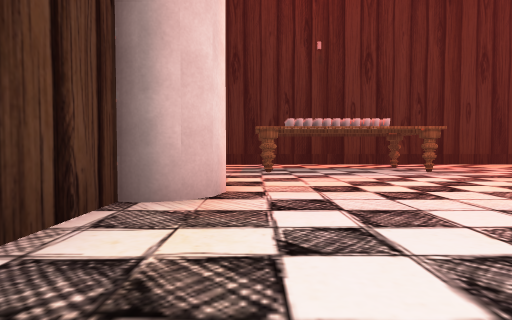
[1] (above)

24 first-person views from a walk through a 3-D level made in the Unity game engine. The camera is 0.51 m above the floor, tilts 2° down and sees 80° across. The floor is counted in squares, 1 m on a side. Each view is taken from the middle of a square. On the plan, view 1 faces up. The plan holds only what a view shows up to about 9 squares ahead; the rest is blank. The place goes on beyond the plan. The player is left out. Some surface patterns are stand-ins.

[2]
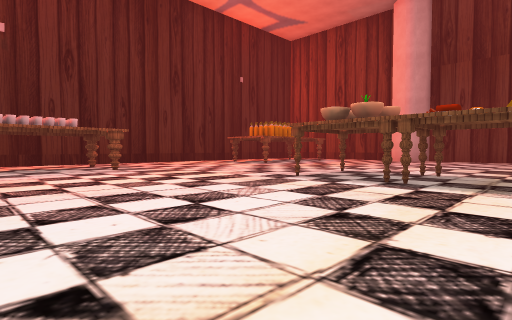

[3]
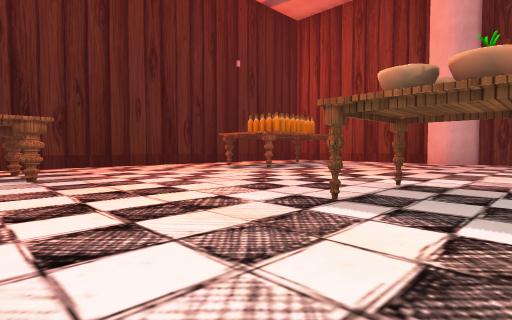

[4]
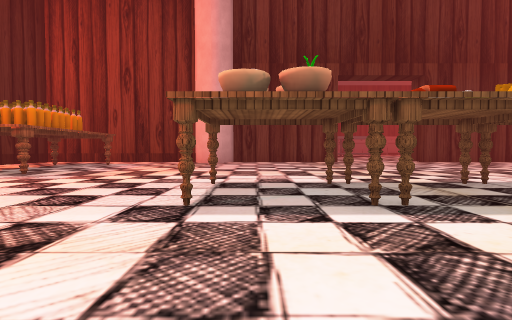

[5]
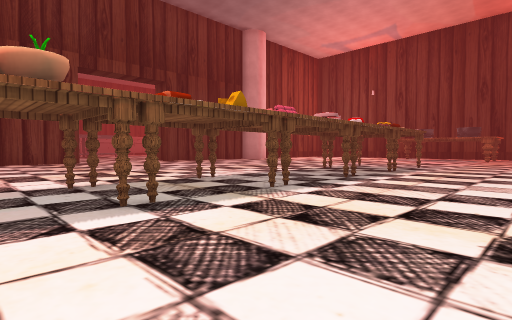

[6]
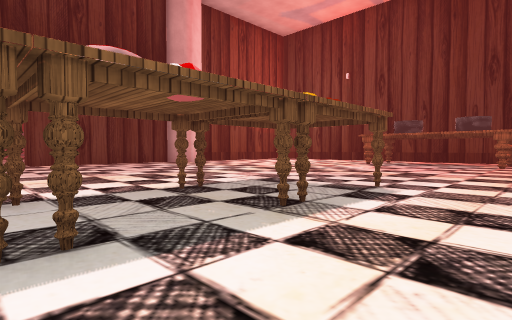

[7]
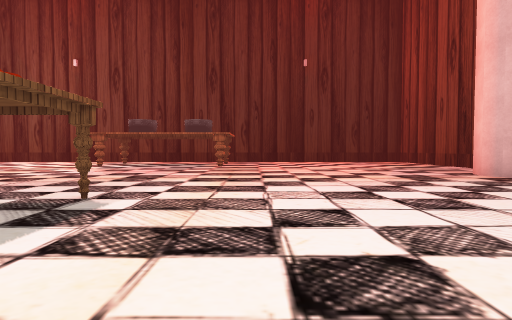

[8]
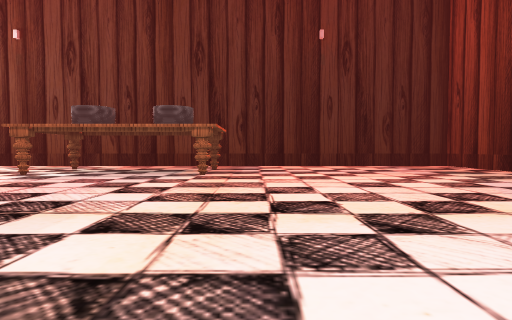

[9]
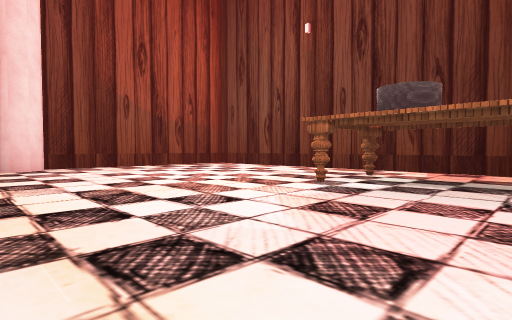

[10]
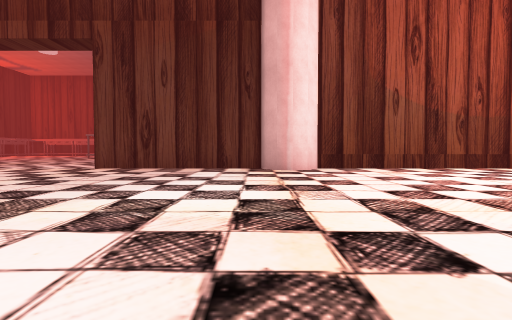

[11]
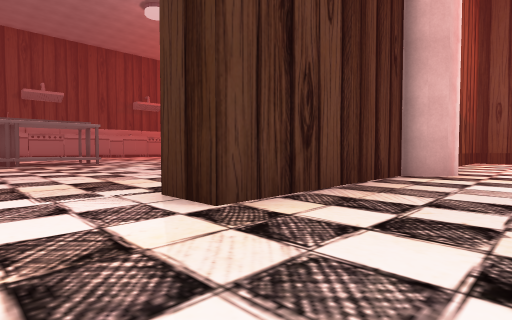

[12]
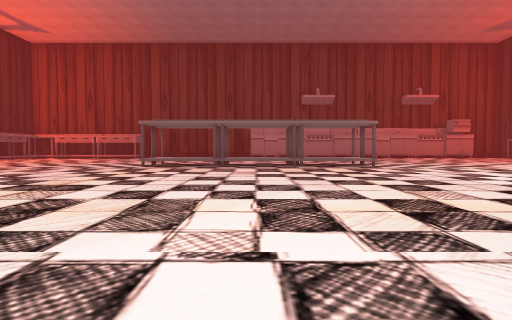

[13]
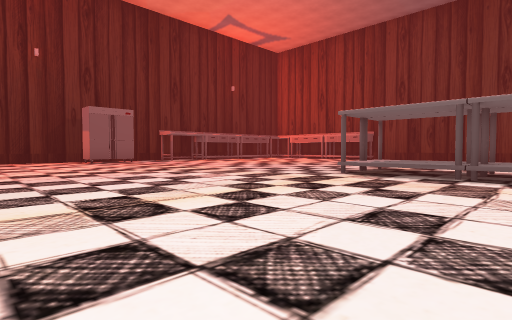

[14]
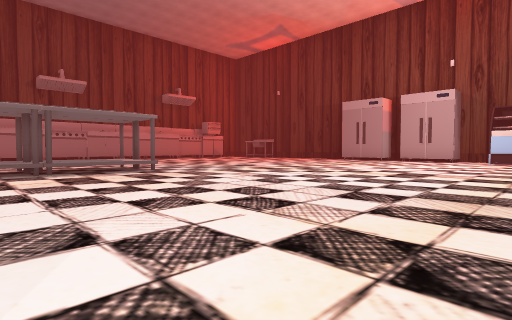

[15]
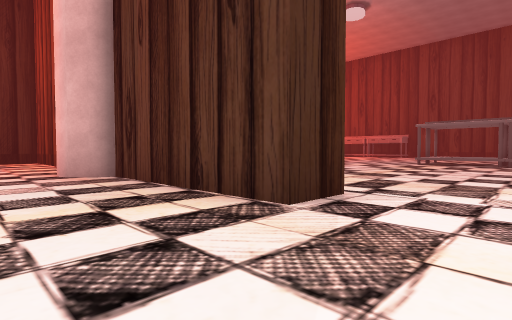

[16]
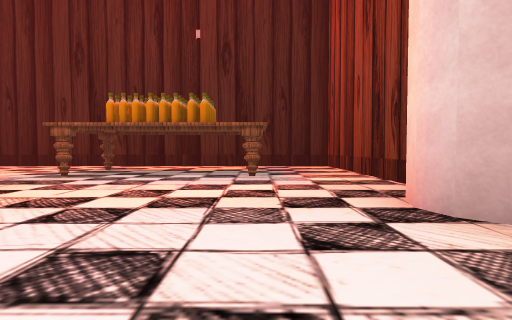

[17]
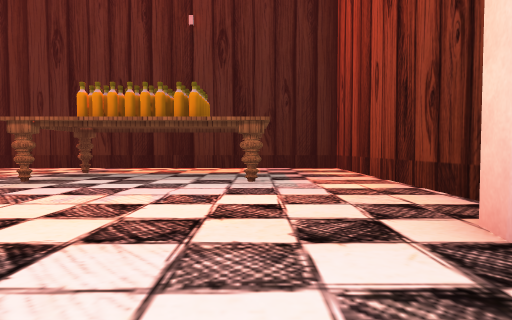

[18]
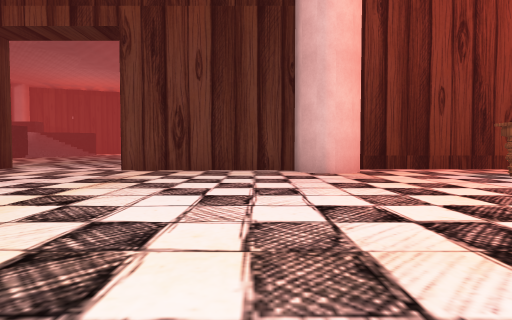

[19]
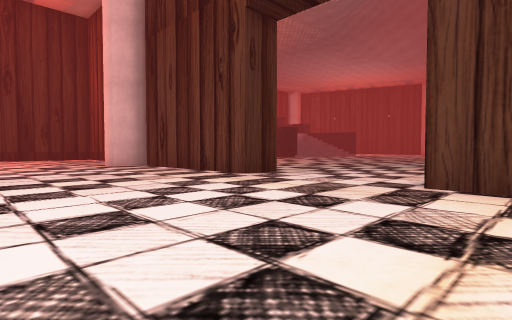

[20]
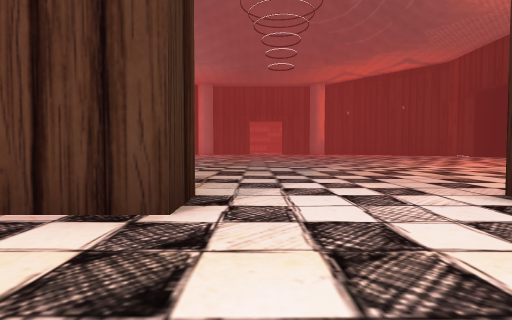

[21]
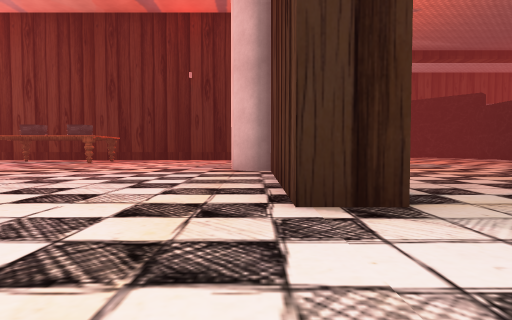

[22]
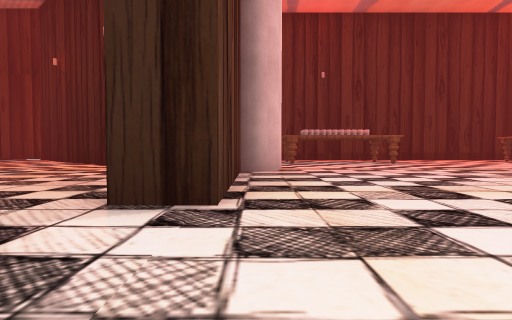

[23]
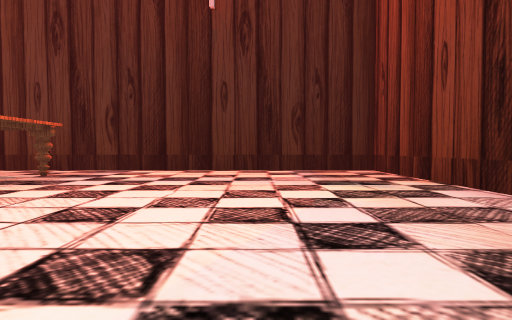

[24]
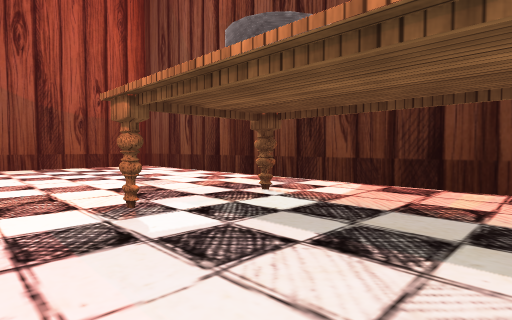

### Floor plan
Key: @ floor where view 1 was taken; # wall or solid block; . floor; O other object.
Columns run from 8 left of view 1 to 25 right of it. Each row starts with its distance up from view 1.
 11           ###############
 10           ..............#
  9        .O...O........O..#
  8       #.................#  ..
  7       #.O...O....O...O..#  ...
  6       #.................#  ....
  5 ...   #.................#  .....
  4 ....  ##...............##  ......
  3 ..... ##...............##  .......
  2 ..... #.................# ........
  1 ......#.......O.........# ........
  0 ......#.@...............# ......OO
 -1 ......#.......O.........#.......OO
 -2 ................................OO
 -3 ..............O.#...............OO
 -4 ................................OO
 -5 ......#.......O.........#.......OO
 -6    ...#.................#.......OO
 -7    ...#.......O.........#.........
 -8   ... #.................#.........
 -9  ...  #.................# .......
-10 ....  ##...............## .......
-11 ...    .................# .....
-12       #.................# ....
-13       #......O...O......# ...
-14       #.................# ..
-15       #......O...O......#
-16       #................ #
-17       #################

Positions as (right, up) in squares from view 1, and headings:
1: (0, 0), facing up
2: (1, -1), facing up-right
3: (3, 1), facing up-right
4: (3, 2), facing right
5: (3, 2), facing down-right
6: (4, -3), facing down-right
7: (4, -4), facing down
8: (4, -7), facing down
9: (6, -9), facing down-right
10: (7, -9), facing right
11: (13, -3), facing down-right
12: (15, -3), facing right
13: (18, -3), facing up-right
14: (17, -3), facing down-right
15: (13, -3), facing up-right
16: (13, 1), facing up
17: (13, 2), facing up
18: (6, 2), facing left
19: (3, 0), facing down-left
20: (1, -4), facing left
21: (-1, -2), facing down
22: (-1, -4), facing up
23: (1, -9), facing down
24: (6, -12), facing down-right
